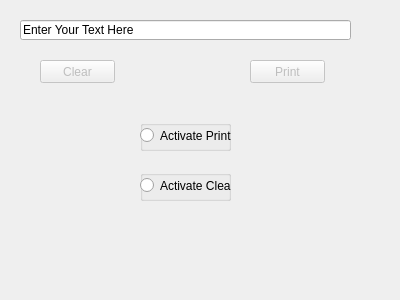
<?xml version="1.0" encoding="UTF-8"?>
<ui version="4.0">
 <class>Form</class>
 <widget class="QWidget" name="Form">
  <property name="windowModality">
   <enum>Qt::WindowModal</enum>
  </property>
  <property name="geometry">
   <rect>
    <x>0</x>
    <y>0</y>
    <width>400</width>
    <height>300</height>
   </rect>
  </property>
  <property name="windowTitle">
   <string>User Interface</string>
  </property>
  <property name="autoFillBackground">
   <bool>true</bool>
  </property>
  <widget class="QLineEdit" name="InputLine">
   <property name="enabled">
    <bool>true</bool>
   </property>
   <property name="geometry">
    <rect>
     <x>20</x>
     <y>20</y>
     <width>331</width>
     <height>20</height>
    </rect>
   </property>
   <property name="text">
    <string>Enter Your Text Here</string>
   </property>
  </widget>
  <widget class="QPushButton" name="clearBtn">
   <property name="enabled">
    <bool>false</bool>
   </property>
   <property name="geometry">
    <rect>
     <x>40</x>
     <y>60</y>
     <width>75</width>
     <height>23</height>
    </rect>
   </property>
   <property name="text">
    <string>Clear</string>
   </property>
  </widget>
  <widget class="QPushButton" name="printBtn">
   <property name="enabled">
    <bool>false</bool>
   </property>
   <property name="geometry">
    <rect>
     <x>250</x>
     <y>60</y>
     <width>75</width>
     <height>23</height>
    </rect>
   </property>
   <property name="text">
    <string>Print</string>
   </property>
  </widget>
  <widget class="QGroupBox" name="groupBox">
   <property name="enabled">
    <bool>true</bool>
   </property>
   <property name="geometry">
    <rect>
     <x>140</x>
     <y>120</y>
     <width>91</width>
     <height>31</height>
    </rect>
   </property>
   <property name="font">
    <font>
     <kerning>false</kerning>
    </font>
   </property>
   <property name="toolTip">
    <string notr="true"/>
   </property>
   <property name="statusTip">
    <string notr="true"/>
   </property>
   <property name="whatsThis">
    <string notr="true"/>
   </property>
   <property name="accessibleName">
    <string notr="true"/>
   </property>
   <property name="title">
    <string/>
   </property>
   <widget class="QRadioButton" name="radioBtn1">
    <property name="geometry">
     <rect>
      <x>0</x>
      <y>0</y>
      <width>91</width>
      <height>31</height>
     </rect>
    </property>
    <property name="text">
     <string>Activate Print</string>
    </property>
   </widget>
  </widget>
  <widget class="QGroupBox" name="groupBox_2">
   <property name="geometry">
    <rect>
     <x>140</x>
     <y>170</y>
     <width>91</width>
     <height>31</height>
    </rect>
   </property>
   <property name="title">
    <string/>
   </property>
   <widget class="QRadioButton" name="radioBtn2">
    <property name="geometry">
     <rect>
      <x>0</x>
      <y>0</y>
      <width>91</width>
      <height>31</height>
     </rect>
    </property>
    <property name="text">
     <string>Activate Clear</string>
    </property>
   </widget>
  </widget>
 </widget>
 <resources/>
 <connections>
  <connection>
   <sender>clearBtn</sender>
   <signal>clicked()</signal>
   <receiver>InputLine</receiver>
   <slot>clear()</slot>
   <hints>
    <hint type="sourcelabel">
     <x>77</x>
     <y>71</y>
    </hint>
    <hint type="destinationlabel">
     <x>185</x>
     <y>29</y>
    </hint>
   </hints>
  </connection>
  <connection>
   <sender>printBtn</sender>
   <signal>clicked()</signal>
   <receiver>InputLine</receiver>
   <slot>clear()</slot>
   <hints>
    <hint type="sourcelabel">
     <x>287</x>
     <y>71</y>
    </hint>
    <hint type="destinationlabel">
     <x>185</x>
     <y>29</y>
    </hint>
   </hints>
  </connection>
  <connection>
   <sender>radioBtn1</sender>
   <signal>clicked(bool)</signal>
   <receiver>printBtn</receiver>
   <slot>setEnabled(bool)</slot>
   <hints>
    <hint type="sourcelabel">
     <x>315</x>
     <y>125</y>
    </hint>
    <hint type="destinationlabel">
     <x>287</x>
     <y>71</y>
    </hint>
   </hints>
  </connection>
  <connection>
   <sender>radioBtn2</sender>
   <signal>clicked(bool)</signal>
   <receiver>clearBtn</receiver>
   <slot>setEnabled(bool)</slot>
   <hints>
    <hint type="sourcelabel">
     <x>315</x>
     <y>155</y>
    </hint>
    <hint type="destinationlabel">
     <x>77</x>
     <y>71</y>
    </hint>
   </hints>
  </connection>
 </connections>
</ui>
